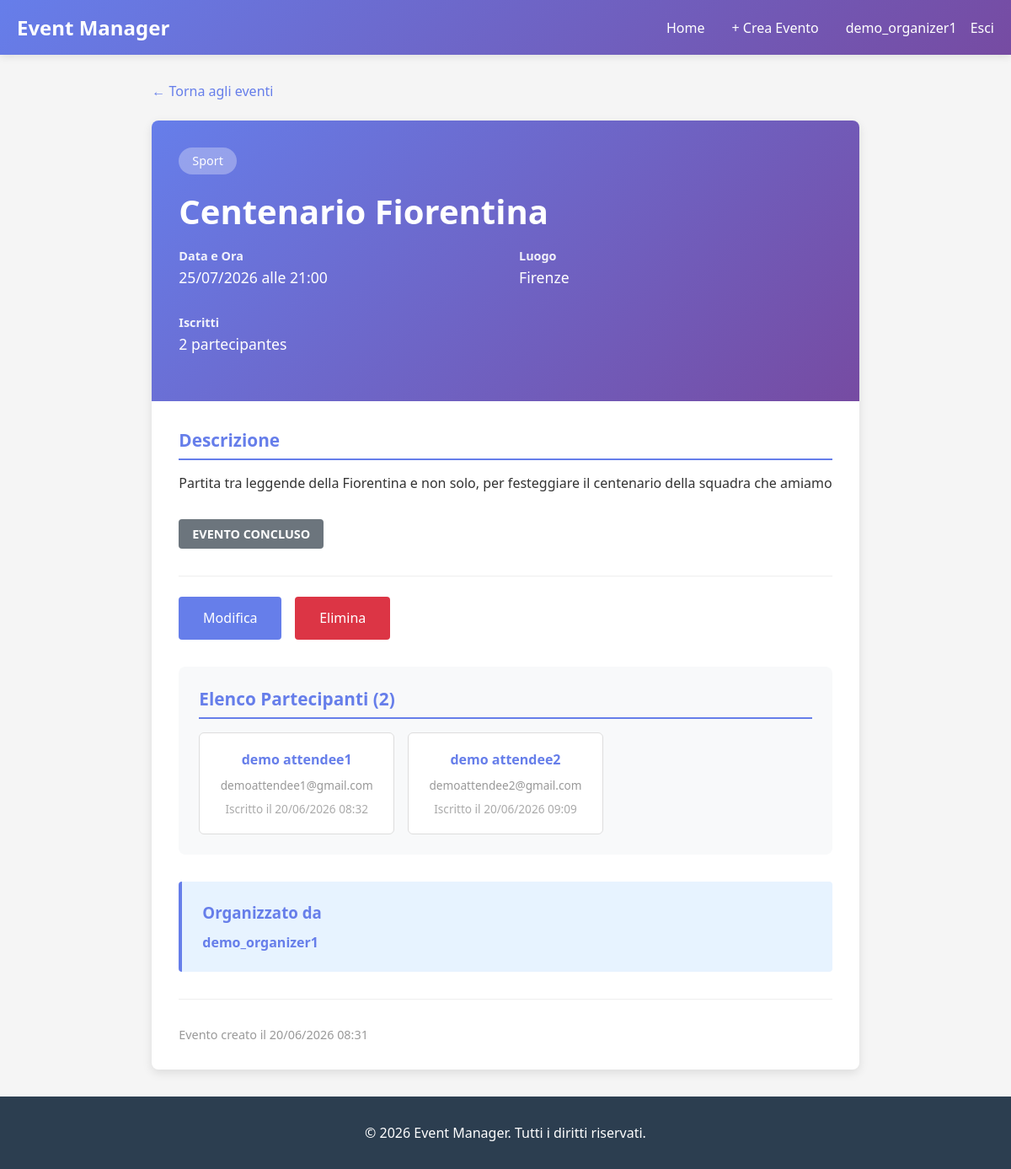
/events/4/ (signed in), run on the app's committed database.
### users/models.py (models this page shows, shortened)
class CustomUser(AbstractUser):
    ROLE_CHOICES = (
        ('attendee', 'Attendee'),
        ('organizer', 'Organizer'),
    )
    role = models.CharField(max_length=15, choices=ROLE_CHOICES, blank=False)
    bio = models.TextField(blank=True, null=True)
    email = models.EmailField(blank=False, unique=True)
    first_name = models.CharField(max_length=150, blank=False)
    last_name = models.CharField(max_length=150, blank=False)

### events/models.py (models this page shows, shortened)
class Event(models.Model):
    title = models.CharField(max_length=200)
    description = models.TextField()
    date = models.DateTimeField()
    location = models.CharField(max_length=200)
    category = models.ForeignKey(
        Category,
        on_delete=models.SET_NULL,
        null=True,
        blank=True,
        related_name='events'
    )
    organizer = models.ForeignKey(
        settings.AUTH_USER_MODEL,
        on_delete=models.CASCADE,
        related_name='organized_events'
    )
    created_at = models.DateTimeField(auto_now_add=True)
    class Meta:
        ordering = ['date']

class Category(models.Model):
    name = models.CharField(max_length=100)
    class Meta:
        verbose_name_plural = "Categories"

class Registration(models.Model):
    event = models.ForeignKey(Event, on_delete=models.CASCADE, related_name='registrations')
    attendee = models.ForeignKey(
        settings.AUTH_USER_MODEL,
        on_delete=models.CASCADE,
        related_name='registrations'
    )
    registered_at = models.DateTimeField(auto_now_add=True)
    class Meta:
        unique_together = ('event', 'attendee')

### events/views.py (the view)
# urls.py: path('events/<int:pk>/', events_views.event_detail, name='event_detail'),
@login_required(login_url='login')
def event_detail(request, pk):
    event = get_object_or_404(Event, pk=pk)
    is_registered = False
    if request.user.is_authenticated:
        is_registered = Registration.objects.filter(event=event, attendee=request.user).exists()
    context = {
        'event': event,
        'is_registered': is_registered,
    }
    return render(request, 'event_detail.html', context)

### templates/event_detail.html (shortened to what this page needs)
{% extends "base.html" %}
{% block content %}
<a href="{% url 'event_list' %}" class="back-link">← Torna agli eventi</a>
<div class="event-detail-container">
    <div class="event-detail-header">
        {% if event.category %}
            <span class="event-category"> {{ event.category.name }}</span>
        {% endif %}
        <h1>{{ event.title }}</h1>
        <div class="event-meta">
            <div class="meta-item">
                <div class="meta-content">
                    <h3>Data e Ora</h3>
                    <p>{{ event.date|date:"d/m/Y \a\l\l\e H:i" }}</p>
                </div>
            </div>
            <div class="meta-item">
                <div class="meta-content">
                    <h3>Luogo</h3>
                    <p>{{ event.location }}</p>
                </div>
            </div>
            <div class="meta-item">
                <div class="meta-content">
                    <h3>Iscritti</h3>
                    <p>{{ event.registrations.count }} partecipante{{ event.registrations.count|pluralize }}</p>
                </div>
            </div>
        </div>
    </div>
    <div class="event-detail-body">
        <div class="event-description-section">
            <h2 class="section-title">Descrizione</h2>
            <p class="event-description">{{ event.description|linebreaks }}</p>
        </div>
        <div class="event-actions">
            {% now "Y-m-d H:i" as current_time %}
            {% if event.date|date:"Y-m-d H:i" < current_time %}
                <span class="status-badge status-concluded">Evento Concluso</span>
            {% endif %}
        </div>
        {% if user.is_authenticated and user == event.organizer %}
            <div class="event-actions" style="border-top: 1px solid #eee; padding-top: 1.5rem;">
                <a href="{% url 'event_edit' event.id %}" class="btn"> Modifica</a>
                <a href="{% url 'event_delete' event.id %}" class="btn btn-danger"> Elimina</a>
            </div>
        {% endif %}
        {% if user.is_authenticated and user == event.organizer %}
            <div class="attendees-section">
                <h3 class="section-title">Elenco Partecipanti ({{ event.registrations.count }})</h3>
                {% if event.registrations.all %}
                    <div class="attendees-list">
                        {% for registration in event.registrations.all %}
                            <div class="attendee-card">
                                <strong>{{ registration.attendee.get_full_name|default:registration.attendee.username }}</strong>
                                <small>{{ registration.attendee.email }}</small>
                                <small style="display: block; margin-top: 0.5rem; color: #aaa;">
                                    Iscritto il {{ registration.registered_at|date:"d/m/Y H:i" }}
                                </small>
                            </div>
                        {% endfor %}
                    </div>
                {% else %}
                    <div style="text-align: center; padding: 2rem; color: #999;">
                        <p>Nessuna iscrizione ancora.</p>
                    </div>
                {% endif %}
            </div>
        {% endif %}
        <div class="organizer-info">
            <h3>Organizzato da</h3>
            <div class="organizer-details">
                <p>
                    <strong><a href="{% url 'organizer_events' event.organizer.id %}" style="color: #667eea; text-decoration: none;">{{ event.organizer.username }}</a></strong>
                </p>
            </div>
        </div>
        <div style="margin-top: 2rem; padding-top: 2rem; border-top: 1px solid #eee; color: #999; font-size: 0.9rem;">
            <p>Evento creato il {{ event.created_at|date:"d/m/Y H:i" }}</p>
        </div>
    </div>
</div>
{% endblock %}

### templates/base.html (shortened to what this page needs)
<!DOCTYPE html>
<html lang="it">
<head>
</head>
<body>
    {% if user.is_authenticated %}
    <nav>
        <div class="nav-container">
            <a href="{% url 'event_list' %}" class="nav-brand"> Event Manager</a>
            <ul class="nav-links">
                <li><a href="{% url 'event_list' %}">Home</a></li>
                {% if user.role == 'organizer' %}
                    <li><a href="{% url 'event_create' %}">+ Crea Evento</a></li>
                {% endif %}
                <li style="margin-left: auto; display: flex; align-items: center; gap: 1rem;">
                    <a href="{% url 'profile' %}" style="display: flex; align-items: center; gap: 0.5rem;">
                         <span>{{user.username }}</span>
                    </a>
                    <form action="{% url 'logout' %}" method="POST" style="display: inline; margin: 0; padding: 0;">
                        <button type="submit" style="background: none; border: none; color: white; cursor: pointer; font-family: inherit; font-size: inherit; font-weight: inherit; text-decoration: none; padding: 0;">
                            Esci
                        </button>
                    </form>
                </li>
            </ul>
        </div>
    </nav>
    {% endif %}
    <div class="container">
        {% block content %}{% endblock %}
    </div>
    <footer>
        <p style="margin:0">&copy; 2026 Event Manager. Tutti i diritti riservati.</p>
    </footer>
</body>
</html>

### templates/base.html (style rules this page uses)
* { margin: 0; padding: 0; box-sizing: border-box; }
html, body { height: 100%; }
body { font-family: 'Segoe UI', Tahoma, Geneva, Verdana, sans-serif; background-color: #f5f5f5; color: #333; display: flex; flex-direction: column; min-height: 100vh; }
nav { background: linear-gradient(135deg, #667eea 0%, #764ba2 100%); padding: 1rem 0; box-shadow: 0 2px 10px rgba(0, 0, 0, 0.1); position: sticky; top: 0; z-index: 100; }
.nav-container { max-width: 1200px; margin: 0 auto; padding: 0 20px; display: flex; justify-content: space-between; align-items: center; }
.nav-brand { color: white; font-size: 1.5rem; font-weight: bold; text-decoration: none; }
.nav-links { display: flex; list-style: none; gap: 2rem; }
.nav-links a { color: white; text-decoration: none; transition: opacity 0.3s; font-weight: 500; }
.container { max-width: 1200px; margin: 2rem auto; padding: 0 20px; flex: 1 0 auto; }
footer { background-color: #2c3e50; color: white; text-align: center; padding: 2rem 0; margin-top: 0; flex-shrink: 0; width: 100%; }
.btn { display: inline-block; padding: 0.75rem 1.5rem; background-color: #667eea; color: white; text-decoration: none; border: none; border-radius: 4px; cursor: pointer; transition: background-color 0.3s; font-size: 1rem; }
.btn-danger { background-color: #dc3545; }

### templates/event_detail.html (style rules this page uses)
.event-detail-container { background: white; border-radius: 8px; box-shadow: 0 4px 12px rgba(0, 0, 0, 0.1); overflow: hidden; }
.event-detail-header { background: linear-gradient(135deg, #667eea 0%, #764ba2 100%); color: white; padding: 2rem; }
.event-detail-header h1 { margin: 0 0 1rem 0; font-size: 2.5rem; }
.event-meta { display: grid; grid-template-columns: repeat(auto-fit, minmax(250px, 1fr)); gap: 2rem; margin-bottom: 1.5rem; }
.meta-item { display: flex; gap: 1rem; align-items: flex-start; }
.meta-content h3 { margin: 0 0 0.25rem 0; font-size: 0.9rem; opacity: 0.9; }
.meta-content p { margin: 0; font-size: 1.1rem; font-weight: 500; }
.event-category { display: inline-block; background: rgba(255, 255, 255, 0.3); padding: 0.4rem 1rem; border-radius: 20px; font-size: 0.9rem; margin-bottom: 1rem; }
.event-detail-body { padding: 2rem; }
.event-description-section { margin-bottom: 2rem; }
.section-title { font-size: 1.3rem; font-weight: 600; color: #667eea; margin-bottom: 1rem; border-bottom: 2px solid #667eea; padding-bottom: 0.5rem; }
.event-description { line-height: 1.8; color: #555; font-size: 1.05rem; }
.event-actions { display: flex; gap: 1rem; margin: 2rem 0; flex-wrap: wrap; }
.event-actions .btn { padding: 0.9rem 1.8rem; font-size: 1rem; }
.attendees-section { background: #f8f9fa; padding: 1.5rem; border-radius: 8px; margin-top: 2rem; }
.attendees-list { display: grid; grid-template-columns: repeat(auto-fill, minmax(200px, 1fr)); gap: 1rem; }
.attendee-card { background: white; padding: 1.25rem; border-radius: 6px; border: 1px solid #ddd; text-align: center; }
.attendee-card strong { display: block; color: #667eea; margin-bottom: 0.5rem; }
.attendee-card small { color: #999; font-size: 0.85rem; }
.organizer-info { background: #e7f3ff; padding: 1.5rem; border-left: 4px solid #667eea; border-radius: 4px; margin-top: 2rem; }
.organizer-info h3 { color: #667eea; margin: 0 0 0.75rem 0; }
.organizer-details { color: #555; }
.status-badge { display: inline-block; padding: 0.5rem 1rem; border-radius: 4px; font-weight: bold; text-transform: uppercase; font-size: 0.9rem; }
.status-concluded { background-color: #6c757d; color: white; }
.back-link { display: inline-block; margin-bottom: 1.5rem; color: #667eea; text-decoration: none; font-weight: 500; }

### data on the page
CustomUser: username "demo_organizer1"
Event: category.name "Sport", title "Centenario Fiorentina", date "25/07/2026 alle 21:00", location "Firenze", registrations.count "2", description "Partita tra leggende della Fiorentina e non solo, per festeggiare il centenario della squadra che amiamo", organizer.username "demo_organizer1", created_at "20/06/2026 08:31"
Registration: attendee.get_full_name "demo attendee1", attendee.email "demoattendee1@gmail.com", registered_at "20/06/2026 08:32"
Registration: attendee.get_full_name "demo attendee2", attendee.email "demoattendee2@gmail.com", registered_at "20/06/2026 09:09"
